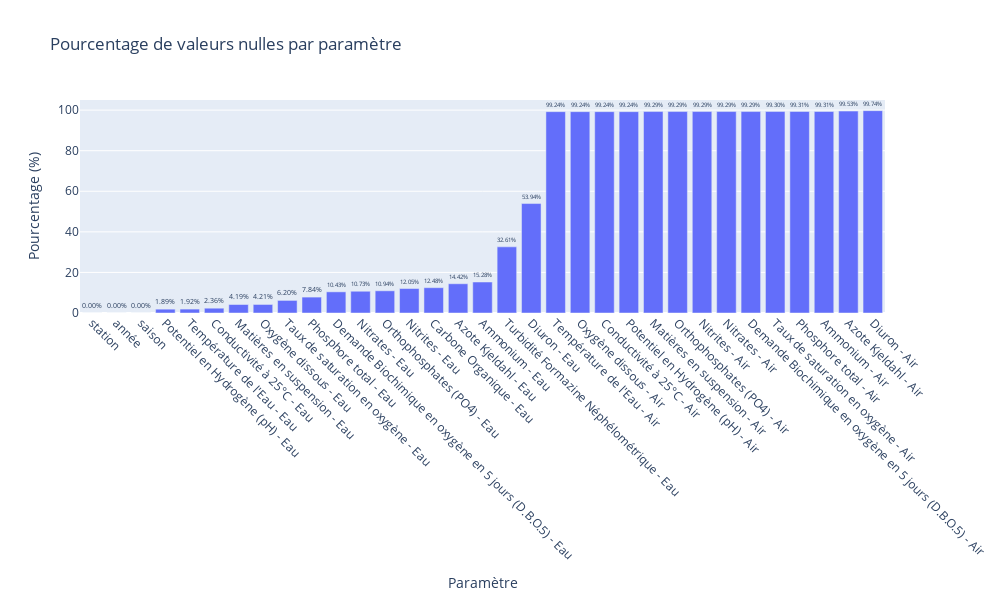

The notebook cell this image was saved under:
### Code cell
# Représentation des pourcentages de valeurs nulles par paramètre
null_percentages = df_pc_pivot_saison_median.isnull().mean() * 100

null_percentages_df = null_percentages.reset_index()
null_percentages_df.columns = ['Paramètre', 'Pourcentage de valeurs nulles']
null_percentages_df = null_percentages_df.sort_values(by='Pourcentage de valeurs nulles')
fig = px.bar(null_percentages_df, x='Paramètre', y='Pourcentage de valeurs nulles', title='Pourcentage de valeurs nulles par paramètre', labels={'Pourcentage de valeurs nulles': 'Pourcentage (%)', 'Paramètre': 'Paramètre'}, text='Pourcentage de valeurs nulles')

fig.update_traces(texttemplate='%{text:.2f}%', textposition='outside')
fig.update_layout(xaxis_tickangle=45, width=1000, height=600, showlegend=False)

fig.show()

### Figure 1 — Plotly figure (JSON) as saved in the notebook; plotly's stock layout.template omitted (floating-point values rounded to 4 significant figures)
{"data": [{"alignmentgroup": "True", "hovertemplate": "Paramètre=%{x}<br>Pourcentage (%)=%{text}<extra></extra>", "legendgroup": "", "marker": {"color": "#636efa", "pattern": {"shape": ""}}, "name": "", "offsetgroup": "", "orientation": "v", "showlegend": false, "text": [0, 0, 0, 1.886, 1.923, 2.365, 4.19, 4.211, 6.204, 7.837, 10.43, 10.73, 10.94, 12.05, 12.48, 14.42, 15.28, 32.61, 53.94, 99.24, 99.24, 99.24, 99.24, 99.29, 99.29, 99.29, 99.29, 99.29, 99.3, 99.31, 99.31, 99.53, 99.74], "textposition": "outside", "texttemplate": "%{text:.2f}%", "type": "bar", "x": ["station", "année", "saison", "Potentiel en Hydrogène (pH) - Eau", "Température de l'Eau - Eau", "Conductivité à 25°C - Eau", "Matières en suspension - Eau", "Oxygène dissous - Eau", "Taux de saturation en oxygène - Eau", "Phosphore total - Eau", "Demande Biochimique en oxygène en 5 jours (D.B.O.5) - Eau", "Nitrates - Eau", "Orthophosphates (PO4) - Eau", "Nitrites - Eau", "Carbone Organique - Eau", "Azote Kjeldahl - Eau", "Ammonium - Eau", "Turbidité Formazine Néphélométrique - Eau", "Diuron - Eau", "Température de l'Eau - Air", "Oxygène dissous - Air", "Conductivité à 25°C - Air", "Potentiel en Hydrogène (pH) - Air", "Matières en suspension - Air", "Orthophosphates (PO4) - Air", "Nitrites - Air", "Nitrates - Air", "Demande Biochimique en oxygène en 5 jours (D.B.O.5) - Air", "Taux de saturation en oxygène - Air", "Phosphore total - Air", "Ammonium - Air", "Azote Kjeldahl - Air", "Diuron - Air"], "xaxis": "x", "y": [0, 0, 0, 1.886, 1.923, 2.365, 4.19, 4.211, 6.204, 7.837, 10.43, 10.73, 10.94, 12.05, 12.48, 14.42, 15.28, 32.61, 53.94, 99.24, 99.24, 99.24, 99.24, 99.29, 99.29, 99.29, 99.29, 99.29, 99.3, 99.31, 99.31, 99.53, 99.74], "yaxis": "y"}], "layout": {"barmode": "relative", "height": 600, "legend": {"tracegroupgap": 0}, "showlegend": false, "title": {"text": "Pourcentage de valeurs nulles par paramètre"}, "width": 1000, "xaxis": {"anchor": "y", "domain": [0, 1], "tickangle": 45, "title": {"text": "Paramètre"}}, "yaxis": {"anchor": "x", "domain": [0, 1], "title": {"text": "Pourcentage (%)"}}}}
